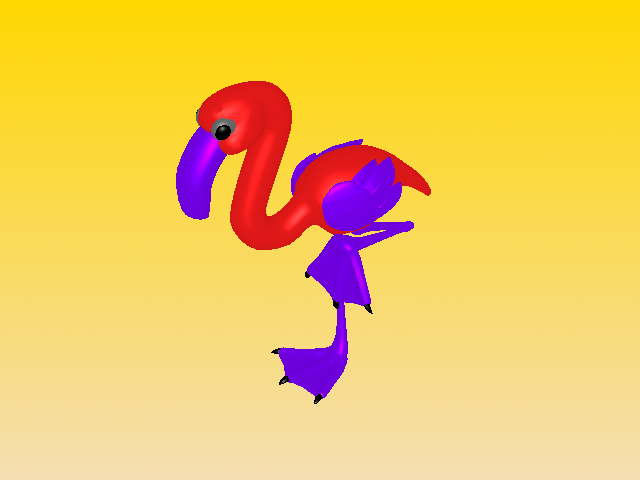

Write Python code to recreate this figure.
#!/usr/bin/env python

# Import a 3DS file and render the scene with a gradient background.

# Factory overrides: importing these modules registers the OpenGL rendering
# and interaction style implementations for vtkRenderingCore factory classes.
import os
from pathlib import Path

import vtkmodules.vtkInteractionStyle  # noqa: F401
import vtkmodules.vtkRenderingOpenGL2  # noqa: F401
# VTK pipeline classes used in this example
from vtkmodules.vtkIOImport import vtk3DSImporter
from vtkmodules.vtkRenderingCore import (
    vtkCamera,
    vtkRenderWindow,
    vtkRenderWindowInteractor,
    vtkRenderer,
)

# Colors (normalized RGB)
gold_rgb = (1.0, 0.843, 0.0)
wheat_rgb = (0.961, 0.871, 0.702)

# Data file: set VPE_DATA_DIR env var to override, otherwise look next to this script
data_dir = Path(os.environ.get("VPE_DATA_DIR", Path(__file__).parent))
file_name = str(data_dir / "iflamingo.3ds")

# Importer: reads the 3DS file and creates the actors, cameras, and lights.
# vtk3DSImporter is a reader, filter, mapper, and actor all in one.
importer = vtk3DSImporter()
importer.SetFileName(file_name)
importer.ComputeNormalsOn()

# Renderer: assemble the scene
renderer = vtkRenderer()
renderer.SetBackground(wheat_rgb)
renderer.SetBackground2(gold_rgb)
renderer.GradientBackgroundOn()

# Window: display the rendered scene
render_window = vtkRenderWindow()
render_window.AddRenderer(renderer)
render_window.SetWindowName("3ds importer")
render_window.SetMultiSamples(0)
render_window.SetSize(640, 480)

# Connect the importer to the render window and import the scene
importer.SetRenderWindow(render_window)
importer.Update()

# Scene: position the camera after import populates the scene
camera = vtkCamera()
camera.SetPosition(0, -1, 0)
camera.SetFocalPoint(0, 0, 0)
camera.SetViewUp(0, 0, 1)
camera.Azimuth(150)
camera.Elevation(30)
renderer.SetActiveCamera(camera)
renderer.ResetCamera()

# Interactor: handle mouse and keyboard events
render_window_interactor = vtkRenderWindowInteractor()
render_window_interactor.SetRenderWindow(render_window)

render_window_interactor.Initialize()
render_window_interactor.Start()
